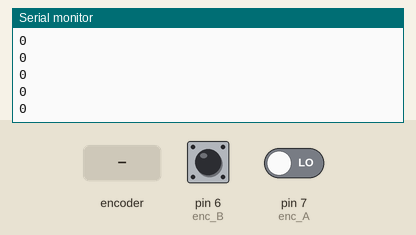
Bench run of a sketch on a simulated Arduino Uno, built with avr-gcc and run on an emulated ATmega328P. Parts: the last lines printed to the serial monitor. Inputs (shaded band) come from the test bench; at power-on: pin 6 (enc_B) HIGH, pin 7 (enc_A) LOW.

Above: at 1.2 s.
1.3 s: rotary encoder on pin 7 (enc_A) / pin 6 (enc_B) turned 1 step (first pin leading)
At 1.56 s:
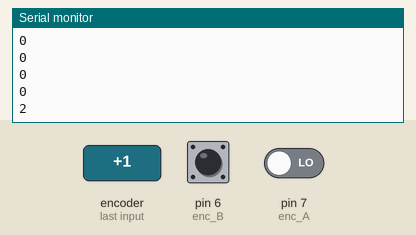
3.0 s: rotary encoder on pin 7 (enc_A) / pin 6 (enc_B) turned 1 step (first pin leading)
At 3.17 s:
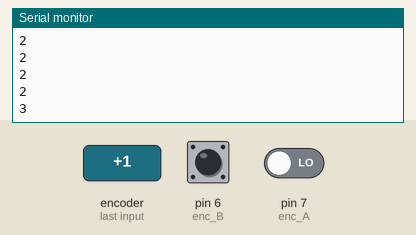
Timing chart, 0 to 6.0 s (numbered marks = the images above; inputs shaded):
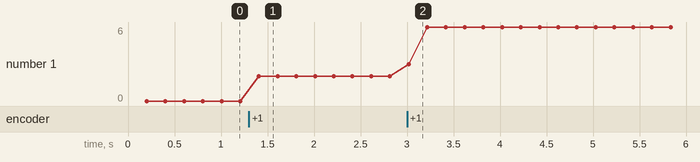

Measured:
- after the input at 1.3 s, the serial monitor: prints a new line after 0.11 s (image 1)
- after the input at 3.0 s, the serial monitor: prints a new line at once (image 2)
- plotted number 1: 0 → 2 after the input at 1.3 s, 2 → 6 after the input at 3.0 s

The sketch:

Encoder_test_uno.ino
```cpp
const int enc_A = 7;
const int enc_B = 6;

volatile long count = 0;
volatile byte lastState = 0;

long nextTime = millis() + 200;

void setup() {
  // put your setup code here, to run once:
  cli();

  //set up interrupts:
  PCICR = 0b00000100; //enables pin change interrupts on port D
  PCMSK2 = 0b11000000; //enable pin change interrupts on arduino pins D7, D6

  //Start serial monitor
  Serial.begin(115200);

  sei();
}

void loop() {
  // put your main code here, to run repeatedly:

  //Print out encoder count every 200 ms
  if(millis() > nextTime) {
    Serial.println(count);
    nextTime = millis() + 200;
  }

}

ISR(PCINT2_vect) {
  byte state = (digitalRead(enc_A) << 1) + digitalRead(enc_B);

  if(lastState == 0b00) {
    if(state == 0b10) {
      count += 1;
    } else if(state == 0b01) {
      count -= 1;
    }
  }

  else if(lastState == 0b10) {
    if(state == 0b11) {
      count += 1;
    } else if(state == 0b00) {
      count -= 1;
    }
  }

  else if(lastState == 0b11) {
    if(state == 0b01) {
      count += 1;
    } else if(state == 0b10) {
      count -= 1;
    }
  }

  else if(lastState == 0b01) {
    if(state == 0b00) {
      count += 1;
    } else if(state == 0b11) {
      count -= 1;
    }
  }

  lastState = state;
}
```
